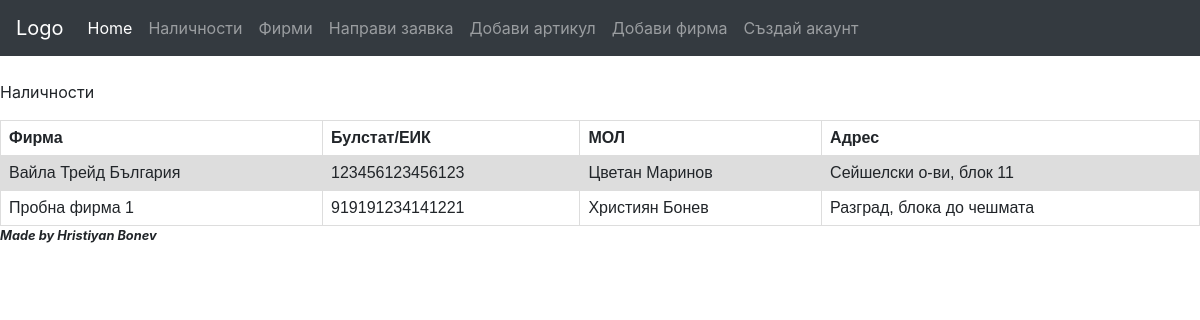
The page /companies on the database as committed earlier.
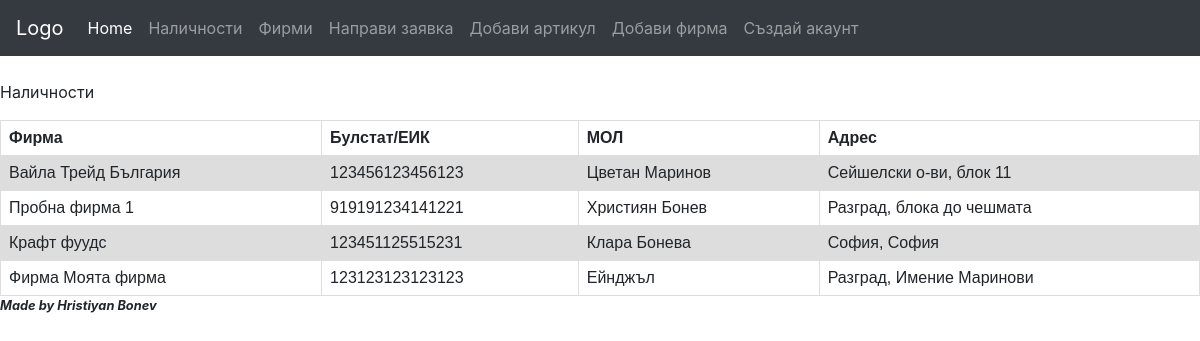
The same page on the database as committed later.
### storage_project/models.py (models this page shows, shortened)
class Company(models.Model):
    company_id = models.IntegerField(primary_key=True)
    company_name = models.CharField(unique=True, max_length=100)
    responsible_person = models.CharField(max_length=100)
    bulstat = models.CharField(unique=True, max_length=15)
    company_address = models.CharField(max_length=255)
    company_city = models.CharField(max_length=80)
    class Meta:
        verbose_name = 'Company'
        verbose_name_plural = 'Companies'

### storage_project/views.py (the view)
# urls.py: path('companies', CompanyListView.as_view(), name='companies'),
class CompanyListView(ListView):
    template_name = 'companies_list.html'
    model = Company
    def get_context_data(self, **kwargs):
        context = super().get_context_data(**kwargs)
        companies = Company.objects.all()
        context['companies'] = companies
        return context

### templates/companies_list.html
{% extends "base.html" %}
{% load static %}
{% block content %}
<link rel="stylesheet" href="{% static '/css/companies_list.css' %}">
<p>Наличности</p>
{% if companies %}
    <table>
        <tr>
            <th>Фирма</th>
            <th>Булстат/ЕИК</th>
            <th>МОЛ</th>
            <th>Адрес</th>
        </tr>
        {% for company in companies %}
            <tr>
                <td>{{company.company_name}}</td>
                <td>{{company.bulstat}}</td>
                <td>{{company.responsible_person}}</td>
                <td>{{company.company_address}}</td>
            </tr>
        {% endfor %}
    </table>
{% endif %}
{% endblock content %}

Rows that differ between the two databases and show on the page:
added Company: company_name "Крафт фуудс", bulstat "123451125515231", responsible_person "Клара Бонева", company_address "София, София"
added Company: company_name "Фирма Моята фирма", bulstat "123123123123123", responsible_person "Ейнджъл", company_address "Разград, Имение Маринови"
